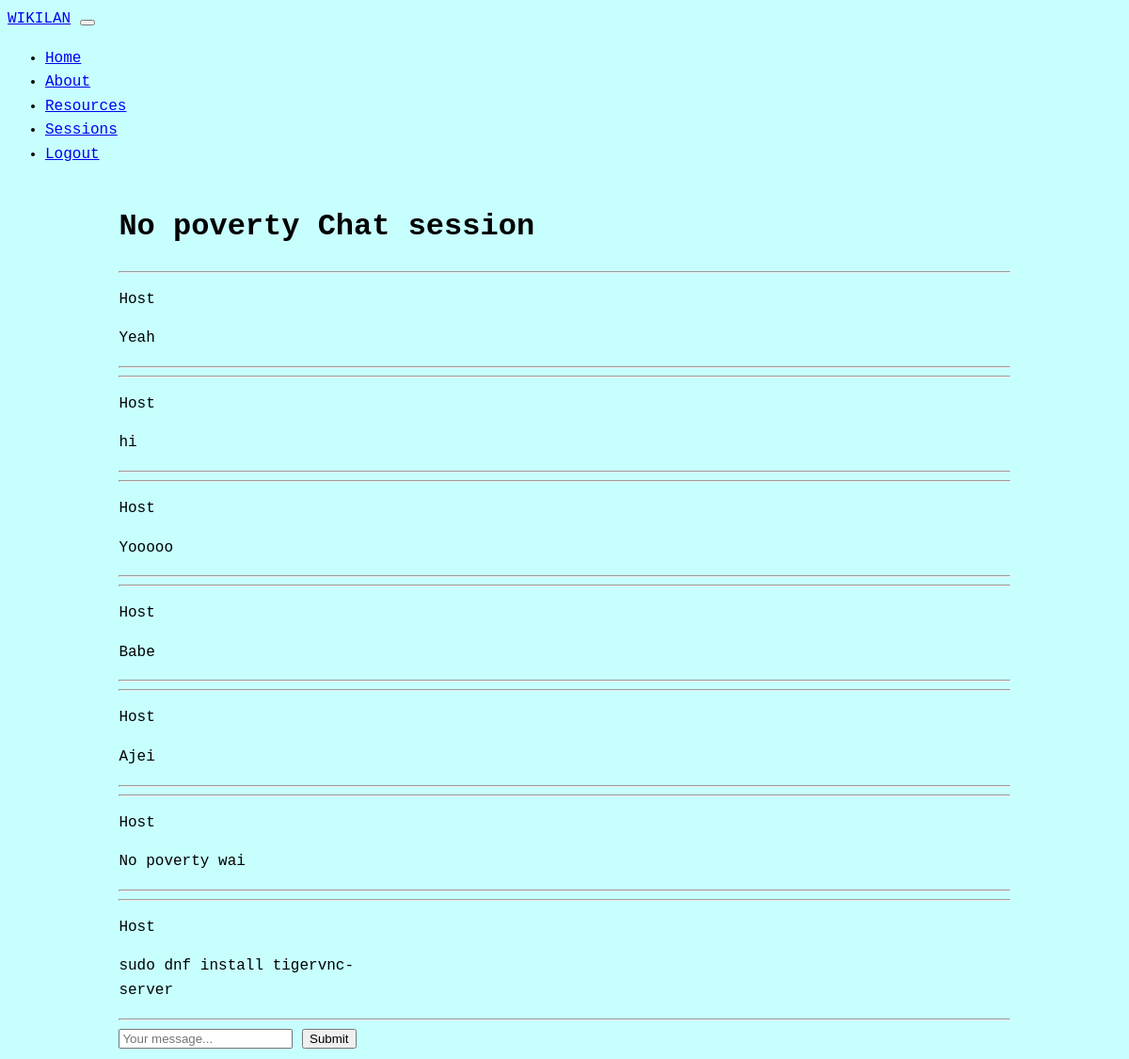
The app's page /chat/session/8655749740b147d7b56f7596a2f65c1b (signed in) with its own data.
### chat/models.py (models this page shows, shortened)
class Session(models.Model):
    id = models.UUIDField(primary_key=True, unique=True, auto_created=True, default=uuid.uuid4, max_length=16)
    name = models.CharField(blank=True, max_length=64)
    description = models.TextField(blank=True, max_length=256)
    is_open = models.BooleanField(default=True)
    admin = models.ForeignKey(User, on_delete=models.CASCADE, blank=True, null=True, related_name='admin_sessions')
    timestamp = models.DateTimeField(auto_now_add=True)
    allowed = models.ManyToManyField(User, related_name='allowed_sessions', blank=True, default=all)  # users allowed to join the session
    can_chat = models.ManyToManyField(User, related_name='chat_sessions', blank=True, default=all)  # users allowed to chat
    reply_to = models.ForeignKey(User, related_name='replies', on_delete=models.CASCADE, blank=True, null=True)

class Message(models.Model):
    session = models.ForeignKey(Session, related_name='messages', on_delete=models.CASCADE)
    sender = models.ForeignKey(User, related_name='messages', on_delete=models.CASCADE)
    content = models.TextField(max_length=50)
    timestamp = models.DateTimeField(auto_now_add=True)

### chat/views.py (the view)
# urls.py: path('session/<str:id>', views.session, name="session"),
def session(request, id):
    session = Session.objects.get(id=id)
    messages = Message.objects.filter(session=session)[0:80]
    context={
        'session_id': id,
        'session': session.name,
        'messages': messages,
    }
    return render(request, 'session.html', context)

### templates/chat/session.html (shortened to what this page needs)
{% extends "base.html" %}
{% block content %}
<body>
    <div class="relative pb-10">
        <div class="lg:p-20 text-center">
          <h1 class="mx-auto rounded-full p-3 font-mono text-white bg-slate-800 m-3 ">{{session}} Chat session</h1>
        </div>
        <div class="mx-4 pb-5 backdrop-blur-sm">
          <div id="chat-messages" class="chat-messages space-y-2 flex flex-col object-fill" id="chat-messages">
            {% for message in messages%}
            <hr>
            <div class="mx-auto text-sm shadow-lg max-w-md my-auto px-10 py-1 bg-slate-500 border-solid border-1 border-slate-200 flex flex-col object-fill" style="width: 300px; object-fit: contain; word-wrap: break-word; border-radius: 5px;">
              <p class="font-bold text-xs bg-slate-600 p-1 font-mono">{{message.sender}}</p>
              <p>{{message.content}}</p>
            </div>
            <hr>
            {% endfor %}
          </div>
        </div>
    <div class="lg:w-2/4 mx-4 mb-10 lg:mx-auto p-1 bg-slate-900 rounded-full fixed bottom-10 left-0 right-0 opacity-80 text-black">
        <form method="post" class="flex">
          <input type="text" name="content" class="flex-1 rounded-l-full mr-3 px-5" placeholder="Your message..." id="message-input">
          <input type="submit" name="submit" id="send-button" class="send-button flex-1 rounded-l-full mr-3 px-5" id="message-input">
        </form>
      </div>
</body>
{% endblock %}

### staticfiles/style.css (style rules this page uses)
body { background-color: rgb(199, 255, 255); font-family: 'Courier New', Courier, monospace; line-height: 1.6; }

### records on screen
Session: name "No poverty"
Message: sender "Host", content "Yeah"
Message: sender "Host", content "hi"
Message: sender "Host", content "Yooooo"
Message: sender "Host", content "Babe"
Message: sender "Host", content "Ajei"
Message: sender "Host", content "No poverty wai"
Message: sender "Host", content "sudo dnf install tigervnc-server"
